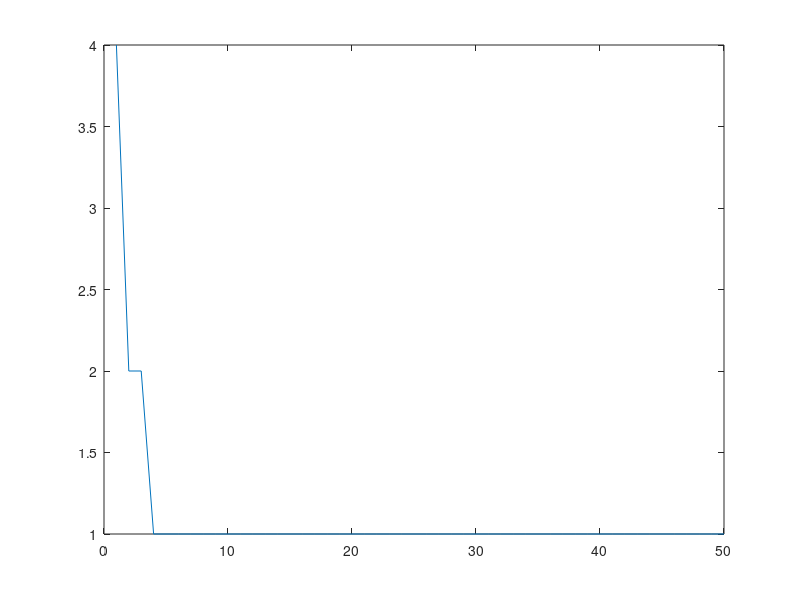

The MATLAB script that drew this image:
clc;
clear;

x = [0 0 1 1; 0 1 0 1];
y = [1 1 1 0];
w = [0 0];
b = 0;
alpha = 0.1;
theta = 0.5;
iter = 50;
for k = 1:iter
    for i=1:size(x,2)
        a(i) = b + x(1,i)*w(1) + x(2,i)*w(2);
        h(i) = (a(i) >= theta);
        if (h(i) ~= y(i))
            for j=1:2
                w(j) = w(j) + (alpha*y(i)*x(j,i));
            end
            b = b + (alpha*y(i));
        end
    end
    e(k) = sum((y-h).^2);
end
plot(e)